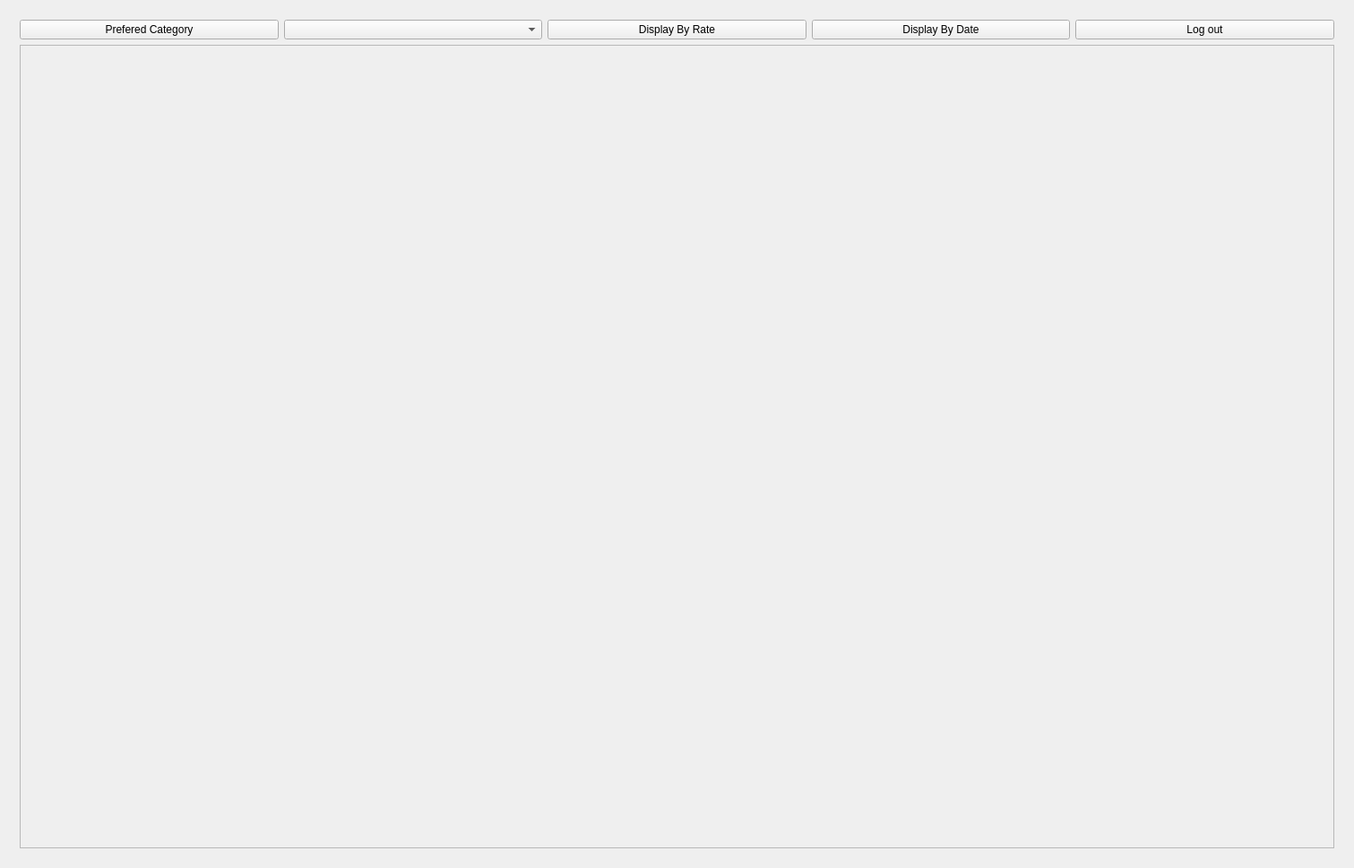
<?xml version="1.0" encoding="UTF-8"?>
<ui version="4.0">
 <class>QtWidgetsApplication1Class</class>
 <widget class="QMainWindow" name="QtWidgetsApplication1Class">
  <property name="geometry">
   <rect>
    <x>0</x>
    <y>0</y>
    <width>1511</width>
    <height>969</height>
   </rect>
  </property>
  <property name="cursor">
   <cursorShape>PointingHandCursor</cursorShape>
  </property>
  <property name="windowTitle">
   <string>Hot News</string>
  </property>
  <property name="styleSheet">
   <string notr="true">#adminpage{
	background-color: rgb(104, 81, 69);
	background-color: rgb(170, 170, 255);
}</string>
  </property>
  <widget class="QWidget" name="centralWidget">
   <layout class="QVBoxLayout" name="verticalLayout">
    <item>
     <widget class="QStackedWidget" name="stackedWidget">
      <property name="minimumSize">
       <size>
        <width>720</width>
        <height>407</height>
       </size>
      </property>
      <property name="styleSheet">
       <string notr="true">#page_4{
border-image:url(:/qt1/C:/Users/LENOVO/Downloads/design20.png)}</string>
      </property>
      <property name="currentIndex">
       <number>5</number>
      </property>
      <widget class="QWidget" name="loginpage">
       <property name="font">
        <font>
         <bold>true</bold>
        </font>
       </property>
       <property name="styleSheet">
        <string notr="true">#loginpage{
border-image:url(:/new/prefix1/design20.png)}</string>
       </property>
       <widget class="QWidget" name="widget" native="true">
        <property name="geometry">
         <rect>
          <x>20</x>
          <y>30</y>
          <width>1321</width>
          <height>80</height>
         </rect>
        </property>
        <property name="styleSheet">
         <string notr="true"/>
        </property>
        <widget class="QLabel" name="label_3">
         <property name="geometry">
          <rect>
           <x>500</x>
           <y>0</y>
           <width>481</width>
           <height>61</height>
          </rect>
         </property>
         <property name="font">
          <font>
           <family>Rockwell</family>
           <pointsize>26</pointsize>
          </font>
         </property>
         <property name="styleSheet">
          <string notr="true">color: rgb(0, 0, 0);</string>
         </property>
         <property name="text">
          <string>Login And Registration System</string>
         </property>
        </widget>
       </widget>
       <widget class="QGroupBox" name="loginform">
        <property name="geometry">
         <rect>
          <x>570</x>
          <y>140</y>
          <width>301</width>
          <height>371</height>
         </rect>
        </property>
        <property name="styleSheet">
         <string notr="true">
background-color: rgb(141, 132, 126);
color: rgb(0, 0, 0);
border-radius: 8px;

</string>
        </property>
        <property name="title">
         <string>Login</string>
        </property>
        <widget class="QLabel" name="label_7">
         <property name="geometry">
          <rect>
           <x>20</x>
           <y>30</y>
           <width>201</width>
           <height>51</height>
          </rect>
         </property>
         <property name="font">
          <font>
           <family>Rockwell Extra Bold</family>
           <pointsize>18</pointsize>
           <bold>true</bold>
          </font>
         </property>
         <property name="styleSheet">
          <string notr="true">color: rgb(0, 0, 0);</string>
         </property>
         <property name="text">
          <string>User name</string>
         </property>
        </widget>
        <widget class="QLabel" name="label_8">
         <property name="geometry">
          <rect>
           <x>20</x>
           <y>110</y>
           <width>201</width>
           <height>71</height>
          </rect>
         </property>
         <property name="font">
          <font>
           <family>Rockwell Extra Bold</family>
           <pointsize>18</pointsize>
           <bold>true</bold>
          </font>
         </property>
         <property name="styleSheet">
          <string notr="true">color: rgb(0, 0, 0);</string>
         </property>
         <property name="text">
          <string>Password</string>
         </property>
        </widget>
        <widget class="QPushButton" name="pushButton_3">
         <property name="geometry">
          <rect>
           <x>30</x>
           <y>280</y>
           <width>241</width>
           <height>31</height>
          </rect>
         </property>
         <property name="font">
          <font>
           <family>Rockwell</family>
           <pointsize>12</pointsize>
           <bold>true</bold>
          </font>
         </property>
         <property name="styleSheet">
          <string notr="true">#pushButton_3
{color: rgb(0, 0, 0);
	background-color: rgb(255, 255, 255);
border-radius: 8px;}
#pushButton_3:hover{
	background-color: rgb(85, 85, 127);
}</string>
         </property>
         <property name="text">
          <string>Login</string>
         </property>
        </widget>
        <widget class="QLineEdit" name="password_2">
         <property name="geometry">
          <rect>
           <x>20</x>
           <y>180</y>
           <width>271</width>
           <height>31</height>
          </rect>
         </property>
         <property name="styleSheet">
          <string notr="true">border-radius: 8px;
background-color: rgb(255, 255, 255);</string>
         </property>
         <property name="echoMode">
          <enum>QLineEdit::Password</enum>
         </property>
         <property name="placeholderText">
          <string>password</string>
         </property>
         <property name="clearButtonEnabled">
          <bool>true</bool>
         </property>
        </widget>
        <widget class="QLineEdit" name="username_2">
         <property name="geometry">
          <rect>
           <x>20</x>
           <y>80</y>
           <width>271</width>
           <height>31</height>
          </rect>
         </property>
         <property name="styleSheet">
          <string notr="true">background-color: rgb(255, 255, 255);border-radius: 8px;</string>
         </property>
         <property name="placeholderText">
          <string>username</string>
         </property>
         <property name="clearButtonEnabled">
          <bool>true</bool>
         </property>
        </widget>
        <widget class="QPushButton" name="pushButton_4">
         <property name="geometry">
          <rect>
           <x>30</x>
           <y>320</y>
           <width>241</width>
           <height>31</height>
          </rect>
         </property>
         <property name="font">
          <font>
           <family>Rockwell</family>
           <pointsize>12</pointsize>
           <bold>true</bold>
          </font>
         </property>
         <property name="styleSheet">
          <string notr="true">#pushButton_4
{color: rgb(0, 0, 0);
	
	background-color: rgb(255, 255, 255);
border-radius: 8px;}
#pushButton_4:hover{
	background-color: rgb(85, 85, 127);
}</string>
         </property>
         <property name="text">
          <string>Register</string>
         </property>
        </widget>
       </widget>
      </widget>
      <widget class="QWidget" name="register_2page">
       <property name="styleSheet">
        <string notr="true">#register_2page{
border-image:url(:/new/prefix1/design20.png)
}</string>
       </property>
       <widget class="QLabel" name="label_2">
        <property name="geometry">
         <rect>
          <x>680</x>
          <y>30</y>
          <width>771</width>
          <height>121</height>
         </rect>
        </property>
        <property name="font">
         <font>
          <family>Rockwell</family>
          <pointsize>26</pointsize>
          <bold>true</bold>
          <underline>false</underline>
         </font>
        </property>
        <property name="styleSheet">
         <string notr="true">color: rgb(0, 0, 0);</string>
        </property>
        <property name="text">
         <string>Register</string>
        </property>
       </widget>
       <widget class="QGroupBox" name="registerform">
        <property name="geometry">
         <rect>
          <x>630</x>
          <y>180</y>
          <width>321</width>
          <height>421</height>
         </rect>
        </property>
        <property name="styleSheet">
         <string notr="true">#registerform{
	
	
	background-color: rgb(116, 104, 99);
border-radius: 8px;
	color: rgb(0, 0, 0);
}</string>
        </property>
        <property name="title">
         <string>Register</string>
        </property>
        <widget class="QLineEdit" name="username">
         <property name="geometry">
          <rect>
           <x>10</x>
           <y>60</y>
           <width>301</width>
           <height>31</height>
          </rect>
         </property>
         <property name="styleSheet">
          <string notr="true">background-color: rgb(255, 255, 255);
border-radius: 8px;</string>
         </property>
         <property name="placeholderText">
          <string>username</string>
         </property>
        </widget>
        <widget class="QLabel" name="label_5">
         <property name="geometry">
          <rect>
           <x>10</x>
           <y>110</y>
           <width>143</width>
           <height>28</height>
          </rect>
         </property>
         <property name="font">
          <font>
           <family>Rockwell Extra Bold</family>
           <pointsize>18</pointsize>
           <bold>true</bold>
          </font>
         </property>
         <property name="styleSheet">
          <string notr="true">color: rgb(0, 0, 0);</string>
         </property>
         <property name="text">
          <string>Password</string>
         </property>
        </widget>
        <widget class="QLineEdit" name="password">
         <property name="geometry">
          <rect>
           <x>10</x>
           <y>150</y>
           <width>301</width>
           <height>31</height>
          </rect>
         </property>
         <property name="styleSheet">
          <string notr="true">background-color: rgb(255, 255, 255);border-radius: 8px;</string>
         </property>
         <property name="echoMode">
          <enum>QLineEdit::Password</enum>
         </property>
         <property name="placeholderText">
          <string>password</string>
         </property>
        </widget>
        <widget class="QPushButton" name="pushButton_7">
         <property name="geometry">
          <rect>
           <x>120</x>
           <y>380</y>
           <width>75</width>
           <height>27</height>
          </rect>
         </property>
         <property name="font">
          <font>
           <family>Rockwell</family>
           <pointsize>12</pointsize>
           <bold>true</bold>
          </font>
         </property>
         <property name="styleSheet">
          <string notr="true">#pushButton {border-radius: 8px;color: rgb(0, 0, 0);
background-color: rgb(255, 255, 255);}
#pushButton:hover{
	
	background-color: rgb(85, 85, 127);
}</string>
         </property>
         <property name="text">
          <string>Register</string>
         </property>
        </widget>
        <widget class="QLabel" name="label_4">
         <property name="geometry">
          <rect>
           <x>10</x>
           <y>20</y>
           <width>152</width>
           <height>28</height>
          </rect>
         </property>
         <property name="font">
          <font>
           <family>Rockwell Extra Bold</family>
           <pointsize>18</pointsize>
           <bold>true</bold>
          </font>
         </property>
         <property name="styleSheet">
          <string notr="true">color: rgb(0, 0, 0);</string>
         </property>
         <property name="text">
          <string>User name</string>
         </property>
        </widget>
        <widget class="QComboBox" name="comboBox_2">
         <property name="geometry">
          <rect>
           <x>40</x>
           <y>230</y>
           <width>241</width>
           <height>22</height>
          </rect>
         </property>
        </widget>
        <widget class="QComboBox" name="comboBox_3">
         <property name="geometry">
          <rect>
           <x>40</x>
           <y>280</y>
           <width>241</width>
           <height>22</height>
          </rect>
         </property>
        </widget>
        <widget class="QComboBox" name="comboBox_4">
         <property name="geometry">
          <rect>
           <x>40</x>
           <y>330</y>
           <width>241</width>
           <height>22</height>
          </rect>
         </property>
        </widget>
        <widget class="QLabel" name="label_17">
         <property name="geometry">
          <rect>
           <x>10</x>
           <y>190</y>
           <width>291</width>
           <height>28</height>
          </rect>
         </property>
         <property name="font">
          <font>
           <family>Rockwell Extra Bold</family>
           <pointsize>18</pointsize>
           <bold>true</bold>
          </font>
         </property>
         <property name="styleSheet">
          <string notr="true">color: rgb(0, 0, 0);</string>
         </property>
         <property name="text">
          <string>prefered categories</string>
         </property>
        </widget>
       </widget>
      </widget>
      <widget class="QWidget" name="page">
       <layout class="QVBoxLayout" name="verticalLayout_7">
        <item>
         <widget class="QPushButton" name="pushButton_18">
          <property name="font">
           <font>
            <family>Sitka Small</family>
            <pointsize>16</pointsize>
           </font>
          </property>
          <property name="text">
           <string>back</string>
          </property>
         </widget>
        </item>
        <item>
         <widget class="QLabel" name="label_14">
          <property name="font">
           <font>
            <pointsize>14</pointsize>
           </font>
          </property>
          <property name="text">
           <string>ID</string>
          </property>
         </widget>
        </item>
        <item>
         <widget class="QLineEdit" name="lineEdit_2">
          <property name="font">
           <font>
            <pointsize>12</pointsize>
           </font>
          </property>
         </widget>
        </item>
        <item>
         <widget class="QLabel" name="label_12">
          <property name="font">
           <font>
            <pointsize>14</pointsize>
           </font>
          </property>
          <property name="text">
           <string>Titel</string>
          </property>
         </widget>
        </item>
        <item>
         <widget class="QLineEdit" name="lineEdit">
          <property name="font">
           <font>
            <pointsize>12</pointsize>
           </font>
          </property>
         </widget>
        </item>
        <item>
         <widget class="QLabel" name="label_13">
          <property name="font">
           <font>
            <pointsize>14</pointsize>
           </font>
          </property>
          <property name="text">
           <string>Date</string>
          </property>
         </widget>
        </item>
        <item>
         <widget class="QDateEdit" name="dateEdit">
          <property name="maximumDate">
           <date>
            <year>2023</year>
            <month>5</month>
            <day>30</day>
           </date>
          </property>
          <property name="minimumDate">
           <date>
            <year>2000</year>
            <month>1</month>
            <day>15</day>
           </date>
          </property>
         </widget>
        </item>
        <item>
         <widget class="QLabel" name="label_19">
          <property name="font">
           <font>
            <pointsize>14</pointsize>
           </font>
          </property>
          <property name="text">
           <string>category</string>
          </property>
         </widget>
        </item>
        <item>
         <widget class="QComboBox" name="comboBox_5"/>
        </item>
        <item>
         <widget class="QLabel" name="label_16">
          <property name="font">
           <font>
            <pointsize>14</pointsize>
           </font>
          </property>
          <property name="text">
           <string>Description</string>
          </property>
         </widget>
        </item>
        <item>
         <widget class="QTextEdit" name="textEdit">
          <property name="font">
           <font>
            <pointsize>12</pointsize>
           </font>
          </property>
         </widget>
        </item>
        <item>
         <widget class="QPushButton" name="pushButton_5">
          <property name="font">
           <font>
            <family>Sitka Small</family>
            <pointsize>16</pointsize>
           </font>
          </property>
          <property name="text">
           <string>Add news</string>
          </property>
         </widget>
        </item>
       </layout>
      </widget>
      <widget class="QWidget" name="page_2">
       <layout class="QVBoxLayout" name="verticalLayout_11">
        <item>
         <layout class="QVBoxLayout" name="verticalLayout_10">
          <item>
           <widget class="QPushButton" name="pushButton_6">
            <property name="font">
             <font>
              <family>Segoe MDL2 Assets</family>
              <pointsize>14</pointsize>
             </font>
            </property>
            <property name="text">
             <string>back</string>
            </property>
           </widget>
          </item>
          <item>
           <layout class="QFormLayout" name="formLayout_3">
            <item row="0" column="0">
             <widget class="QLabel" name="nameLabel">
              <property name="text">
               <string>ID</string>
              </property>
             </widget>
            </item>
            <item row="0" column="1">
             <widget class="QLineEdit" name="nameLineEdit"/>
            </item>
           </layout>
          </item>
          <item>
           <widget class="QPushButton" name="pushButton_8">
            <property name="font">
             <font>
              <family>System</family>
              <pointsize>12</pointsize>
              <bold>true</bold>
             </font>
            </property>
            <property name="text">
             <string>delete</string>
            </property>
           </widget>
          </item>
         </layout>
        </item>
       </layout>
      </widget>
      <widget class="QWidget" name="updatepage">
       <property name="styleSheet">
        <string notr="true">border-image:url(:/new/prefix1/design20.png)</string>
       </property>
       <widget class="QGroupBox" name="groupBox">
        <property name="geometry">
         <rect>
          <x>550</x>
          <y>200</y>
          <width>441</width>
          <height>381</height>
         </rect>
        </property>
        <property name="styleSheet">
         <string notr="true">border-image:none</string>
        </property>
        <property name="title">
         <string/>
        </property>
        <layout class="QVBoxLayout" name="verticalLayout_3">
         <item>
          <layout class="QHBoxLayout" name="horizontalLayout_4" stretch="1,4">
           <item>
            <widget class="QLabel" name="label">
             <property name="font">
              <font>
               <pointsize>18</pointsize>
               <bold>true</bold>
              </font>
             </property>
             <property name="styleSheet">
              <string notr="true">color:rgb(255, 0, 0)</string>
             </property>
             <property name="text">
              <string>ID</string>
             </property>
            </widget>
           </item>
           <item>
            <widget class="QLineEdit" name="id_edit"/>
           </item>
          </layout>
         </item>
         <item>
          <layout class="QHBoxLayout" name="horizontalLayout_6" stretch="1,4">
           <item>
            <widget class="QLabel" name="label_6">
             <property name="font">
              <font>
               <pointsize>18</pointsize>
               <bold>true</bold>
              </font>
             </property>
             <property name="styleSheet">
              <string notr="true">color:rgb(255, 0, 0)</string>
             </property>
             <property name="text">
              <string>Title</string>
             </property>
            </widget>
           </item>
           <item>
            <widget class="QLineEdit" name="Title_edit"/>
           </item>
          </layout>
         </item>
         <item>
          <layout class="QHBoxLayout" name="horizontalLayout_7" stretch="1,4">
           <item>
            <widget class="QLabel" name="label_9">
             <property name="font">
              <font>
               <pointsize>18</pointsize>
               <bold>true</bold>
              </font>
             </property>
             <property name="styleSheet">
              <string notr="true">color:rgb(255, 0, 0)</string>
             </property>
             <property name="text">
              <string>Description</string>
             </property>
            </widget>
           </item>
           <item>
            <widget class="QLineEdit" name="Description_edit"/>
           </item>
          </layout>
         </item>
         <item>
          <layout class="QHBoxLayout" name="horizontalLayout_8" stretch="1,4">
           <item>
            <widget class="QLabel" name="label_10">
             <property name="font">
              <font>
               <family>Segoe UI</family>
               <pointsize>18</pointsize>
               <italic>false</italic>
               <bold>true</bold>
              </font>
             </property>
             <property name="styleSheet">
              <string notr="true">color:rgb(255, 0, 0);
font: 700 18pt &quot;Segoe UI&quot;;</string>
             </property>
             <property name="text">
              <string>Date</string>
             </property>
            </widget>
           </item>
           <item>
            <widget class="QDateEdit" name="dateEdit_2"/>
           </item>
          </layout>
         </item>
         <item>
          <layout class="QHBoxLayout" name="horizontalLayout_9">
           <item>
            <widget class="QLabel" name="label_11">
             <property name="font">
              <font>
               <pointsize>18</pointsize>
               <bold>true</bold>
              </font>
             </property>
             <property name="styleSheet">
              <string notr="true">color:rgb(255, 0, 0)</string>
             </property>
             <property name="text">
              <string>Category</string>
             </property>
            </widget>
           </item>
           <item>
            <widget class="QLineEdit" name="Category_edit"/>
           </item>
          </layout>
         </item>
         <item>
          <layout class="QHBoxLayout" name="horizontalLayout_10">
           <item>
            <widget class="QPushButton" name="btn_save">
             <property name="text">
              <string>Save</string>
             </property>
            </widget>
           </item>
           <item>
            <widget class="QPushButton" name="btn_cancel">
             <property name="text">
              <string>back</string>
             </property>
            </widget>
           </item>
          </layout>
         </item>
        </layout>
       </widget>
      </widget>
      <widget class="QWidget" name="userpage">
       <layout class="QVBoxLayout" name="verticalLayout_4">
        <item>
         <layout class="QHBoxLayout" name="horizontalLayout_3">
          <item>
           <widget class="QPushButton" name="pushButton_14">
            <property name="text">
             <string>Prefered Category</string>
            </property>
           </widget>
          </item>
          <item>
           <widget class="QComboBox" name="comboBox"/>
          </item>
          <item>
           <widget class="QPushButton" name="pushButton1">
            <property name="text">
             <string>Display By Rate</string>
            </property>
           </widget>
          </item>
          <item>
           <widget class="QPushButton" name="pushButton2">
            <property name="text">
             <string>Display By Date</string>
            </property>
           </widget>
          </item>
          <item>
           <widget class="QPushButton" name="pushButton_21">
            <property name="text">
             <string>Log out</string>
            </property>
           </widget>
          </item>
         </layout>
        </item>
        <item>
         <widget class="QScrollArea" name="scrollArea">
          <property name="widgetResizable">
           <bool>true</bool>
          </property>
          <widget class="QWidget" name="scrollAreaWidgetContents">
           <property name="geometry">
            <rect>
             <x>0</x>
             <y>0</y>
             <width>1473</width>
             <height>899</height>
            </rect>
           </property>
           <layout class="QVBoxLayout" name="verticalLayout_6">
            <item>
             <layout class="QVBoxLayout" name="verticalLayout_5"/>
            </item>
           </layout>
          </widget>
         </widget>
        </item>
       </layout>
      </widget>
      <widget class="QWidget" name="page_4">
       <property name="styleSheet">
        <string notr="true">#page_4 {
border-image:url(:/new/prefix1/design20.png)}</string>
       </property>
       <widget class="QLineEdit" name="lineEdit_3">
        <property name="geometry">
         <rect>
          <x>590</x>
          <y>180</y>
          <width>371</width>
          <height>41</height>
         </rect>
        </property>
        <property name="placeholderText">
         <string>enter title</string>
        </property>
       </widget>
       <widget class="QPushButton" name="pushButton_16">
        <property name="geometry">
         <rect>
          <x>690</x>
          <y>240</y>
          <width>151</width>
          <height>31</height>
         </rect>
        </property>
        <property name="text">
         <string>display</string>
        </property>
       </widget>
       <widget class="QLabel" name="label_15">
        <property name="geometry">
         <rect>
          <x>690</x>
          <y>280</y>
          <width>161</width>
          <height>61</height>
         </rect>
        </property>
        <property name="text">
         <string>TextLabel</string>
        </property>
       </widget>
       <widget class="QPushButton" name="pushButton_17">
        <property name="geometry">
         <rect>
          <x>690</x>
          <y>350</y>
          <width>151</width>
          <height>31</height>
         </rect>
        </property>
        <property name="text">
         <string>back</string>
        </property>
       </widget>
      </widget>
      <widget class="QWidget" name="page_3">
       <property name="styleSheet">
        <string notr="true">#page_3{
border-image:url(:/new/prefix1/design20.png)}</string>
       </property>
       <widget class="QGroupBox" name="groupBox_3">
        <property name="geometry">
         <rect>
          <x>560</x>
          <y>190</y>
          <width>511</width>
          <height>181</height>
         </rect>
        </property>
        <property name="title">
         <string>GroupBox</string>
        </property>
        <widget class="QGroupBox" name="groupBox_2">
         <property name="geometry">
          <rect>
           <x>40</x>
           <y>30</y>
           <width>191</width>
           <height>131</height>
          </rect>
         </property>
         <property name="title">
          <string>Add</string>
         </property>
         <widget class="QTextEdit" name="textEdit_4">
          <property name="geometry">
           <rect>
            <x>50</x>
            <y>30</y>
            <width>111</width>
            <height>31</height>
           </rect>
          </property>
          <property name="html">
           <string>&lt;!DOCTYPE HTML PUBLIC &quot;-//W3C//DTD HTML 4.0//EN&quot; &quot;http://www.w3.org/TR/REC-html40/strict.dtd&quot;&gt;
&lt;html&gt;&lt;head&gt;&lt;meta name=&quot;qrichtext&quot; content=&quot;1&quot; /&gt;&lt;meta charset=&quot;utf-8&quot; /&gt;&lt;style type=&quot;text/css&quot;&gt;
p, li { white-space: pre-wrap; }
hr { height: 1px; border-width: 0; }
li.unchecked::marker { content: &quot;\2610&quot;; }
li.checked::marker { content: &quot;\2612&quot;; }
&lt;/style&gt;&lt;/head&gt;&lt;body style=&quot; font-family:'Segoe UI'; font-size:9pt; font-weight:400; font-style:normal;&quot;&gt;
&lt;p align=&quot;center&quot; style=&quot;-qt-paragraph-type:empty; margin-top:0px; margin-bottom:0px; margin-left:0px; margin-right:0px; -qt-block-indent:0; text-indent:0px;&quot;&gt;&lt;br /&gt;&lt;/p&gt;&lt;/body&gt;&lt;/html&gt;</string>
          </property>
          <property name="placeholderText">
           <string>enter category</string>
          </property>
         </widget>
         <widget class="QPushButton" name="pushButton_12">
          <property name="geometry">
           <rect>
            <x>70</x>
            <y>70</y>
            <width>75</width>
            <height>24</height>
           </rect>
          </property>
          <property name="text">
           <string>Add</string>
          </property>
         </widget>
        </widget>
        <widget class="QGroupBox" name="groupBox_4">
         <property name="geometry">
          <rect>
           <x>260</x>
           <y>30</y>
           <width>241</width>
           <height>131</height>
          </rect>
         </property>
         <property name="title">
          <string>Assign</string>
         </property>
         <widget class="QTextEdit" name="textEdit_2">
          <property name="geometry">
           <rect>
            <x>10</x>
            <y>30</y>
            <width>104</width>
            <height>31</height>
           </rect>
          </property>
          <property name="html">
           <string>&lt;!DOCTYPE HTML PUBLIC &quot;-//W3C//DTD HTML 4.0//EN&quot; &quot;http://www.w3.org/TR/REC-html40/strict.dtd&quot;&gt;
&lt;html&gt;&lt;head&gt;&lt;meta name=&quot;qrichtext&quot; content=&quot;1&quot; /&gt;&lt;meta charset=&quot;utf-8&quot; /&gt;&lt;style type=&quot;text/css&quot;&gt;
p, li { white-space: pre-wrap; }
hr { height: 1px; border-width: 0; }
li.unchecked::marker { content: &quot;\2610&quot;; }
li.checked::marker { content: &quot;\2612&quot;; }
&lt;/style&gt;&lt;/head&gt;&lt;body style=&quot; font-family:'Segoe UI'; font-size:9pt; font-weight:400; font-style:normal;&quot;&gt;
&lt;p align=&quot;center&quot; style=&quot;-qt-paragraph-type:empty; margin-top:0px; margin-bottom:0px; margin-left:0px; margin-right:0px; -qt-block-indent:0; text-indent:0px;&quot;&gt;&lt;br /&gt;&lt;/p&gt;&lt;/body&gt;&lt;/html&gt;</string>
          </property>
          <property name="placeholderText">
           <string>enter category</string>
          </property>
         </widget>
         <widget class="QTextEdit" name="textEdit_3">
          <property name="geometry">
           <rect>
            <x>130</x>
            <y>30</y>
            <width>101</width>
            <height>31</height>
           </rect>
          </property>
          <property name="html">
           <string>&lt;!DOCTYPE HTML PUBLIC &quot;-//W3C//DTD HTML 4.0//EN&quot; &quot;http://www.w3.org/TR/REC-html40/strict.dtd&quot;&gt;
&lt;html&gt;&lt;head&gt;&lt;meta name=&quot;qrichtext&quot; content=&quot;1&quot; /&gt;&lt;meta charset=&quot;utf-8&quot; /&gt;&lt;style type=&quot;text/css&quot;&gt;
p, li { white-space: pre-wrap; }
hr { height: 1px; border-width: 0; }
li.unchecked::marker { content: &quot;\2610&quot;; }
li.checked::marker { content: &quot;\2612&quot;; }
&lt;/style&gt;&lt;/head&gt;&lt;body style=&quot; font-family:'Segoe UI'; font-size:9pt; font-weight:400; font-style:normal;&quot;&gt;
&lt;p align=&quot;center&quot; style=&quot;-qt-paragraph-type:empty; margin-top:0px; margin-bottom:0px; margin-left:0px; margin-right:0px; -qt-block-indent:0; text-indent:0px;&quot;&gt;&lt;br /&gt;&lt;/p&gt;&lt;/body&gt;&lt;/html&gt;</string>
          </property>
          <property name="placeholderText">
           <string>enter news id</string>
          </property>
         </widget>
         <widget class="QPushButton" name="pushButton_13">
          <property name="geometry">
           <rect>
            <x>80</x>
            <y>70</y>
            <width>75</width>
            <height>24</height>
           </rect>
          </property>
          <property name="text">
           <string>Assign </string>
          </property>
         </widget>
        </widget>
       </widget>
       <widget class="QPushButton" name="pushButton_19">
        <property name="geometry">
         <rect>
          <x>650</x>
          <y>390</y>
          <width>341</width>
          <height>24</height>
         </rect>
        </property>
        <property name="text">
         <string>back</string>
        </property>
       </widget>
      </widget>
      <widget class="QWidget" name="adminpage">
       <layout class="QVBoxLayout" name="verticalLayout_2">
        <item>
         <widget class="QScrollArea" name="scrollArea_2">
          <property name="widgetResizable">
           <bool>true</bool>
          </property>
          <widget class="QWidget" name="scrollAreaWidgetContents_2">
           <property name="geometry">
            <rect>
             <x>0</x>
             <y>0</y>
             <width>1473</width>
             <height>931</height>
            </rect>
           </property>
           <layout class="QVBoxLayout" name="verticalLayout_8">
            <item>
             <layout class="QHBoxLayout" name="horizontalLayout">
              <item>
               <widget class="QPushButton" name="pushButton_2">
                <property name="text">
                 <string>display average rate</string>
                </property>
               </widget>
              </item>
              <item>
               <widget class="QPushButton" name="pushButton">
                <property name="text">
                 <string>update news</string>
                </property>
               </widget>
              </item>
              <item>
               <widget class="QPushButton" name="pushButton_10">
                <property name="text">
                 <string>Add News</string>
                </property>
               </widget>
              </item>
              <item>
               <widget class="QPushButton" name="pushButton_11">
                <property name="text">
                 <string>Delete News</string>
                </property>
               </widget>
              </item>
              <item>
               <widget class="QPushButton" name="pushButton_9">
                <property name="text">
                 <string>Display News</string>
                </property>
               </widget>
              </item>
              <item>
               <widget class="QPushButton" name="pushButton_15">
                <property name="text">
                 <string>Add/Assign Category</string>
                </property>
               </widget>
              </item>
              <item>
               <widget class="QPushButton" name="pushButton_20">
                <property name="text">
                 <string>Log out</string>
                </property>
               </widget>
              </item>
             </layout>
            </item>
            <item>
             <layout class="QVBoxLayout" name="verticalLayout_9"/>
            </item>
           </layout>
          </widget>
         </widget>
        </item>
       </layout>
      </widget>
     </widget>
    </item>
   </layout>
  </widget>
 </widget>
 <layoutdefault spacing="6" margin="11"/>
 <resources>
  <include location="QtWidgetsApplication1.qrc"/>
 </resources>
 <connections/>
</ui>
